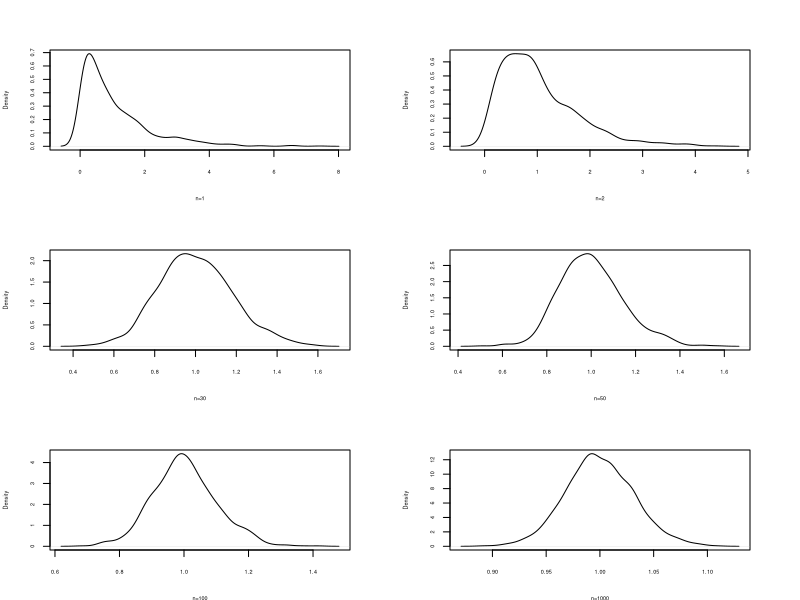
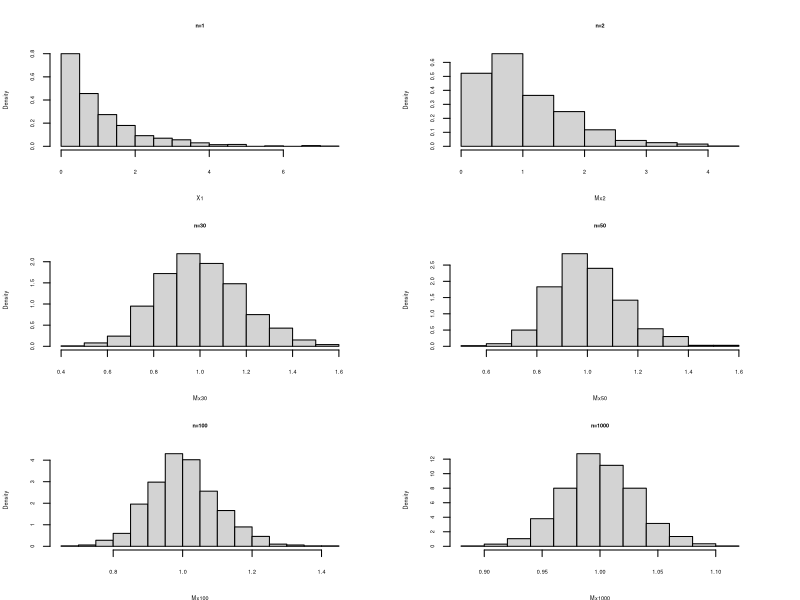
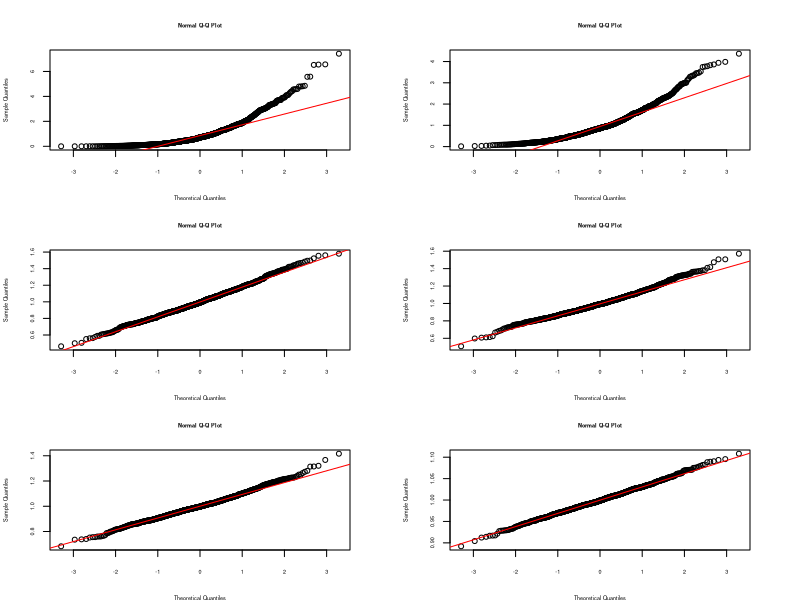

Generate these figures, in order, with R:
## ---- chunk 1
knitr::opts_chunk$set(echo = TRUE)


library(ggplot2)
library(ggfortify)
# colores
c0="#0DA5A6" # VERDE CLARO
c1="#E77C00" # NARANJA
c2="#6666FF" # AZUL  
c3="#4CBFBA" # VERDE CLARO  
c4="#E09600" # AMARILLO  
c5="#BC2B6A" # MORADO  

## ---- chunk 2
# Importa los datos en formato csv
# Base1=read.csv("~/Talleres/Base1.csv")
# visualiza los datos
# viewData(Base1)
# extre la muestra
# muestra1=Base1[sample(1:nrow(Base1),50,replace=F),] 
## ---- chunk 3
par(cex=0.5, cex.axis=.5, cex.lab=.5, cex.main=.5, cex.sub=.5,  mfrow=c(3,2), mai = c(.5, .5, .5, .5))
# Teorema Central del Límite-----------------------------
n=1000   #  numero de columnas (tamaño máximo de muestra)
m=1000*n
# Caso --------------------------------------------------
# distribución exponencial-------------------------------
X=matrix(rexp(m,1),ncol=n)

# generación de muestras-------------
X1=X[ ,1]            # n=1
X2=X[ ,1:2]          # n=2
X20=X[ ,1:20]        # n=20
X30=X[ ,1:30]        # n=30
X50=X[ ,1:50]        # n=50
X100=X[ ,1:100]      # n=100
X1000=X[ ,1:1000]    # n=1000

# generacion de medias---------------
Mx2=apply(X2,1,mean)        # medias de muestras de tamaño n=2
Mx20=apply(X20,1,mean)      # medias de muestras de tamaño n=20
Mx30=apply(X30,1,mean)      # medias de muestras de tamaño n=30
Mx50=apply(X50,1,mean)      # medias de muestras de tamaño n=50
Mx100=apply(X100,1,mean)    # medias de muestras de tamaño n=100
Mx1000=apply(X1000,1,mean)  # medias de muestras de tamaño n=1000

# generación de densidad empírica --
d=density(X1)
d2=density(Mx2)
#d20=density(Mx20)
d30=density(Mx30)
d50=density(Mx50)
d100=density(Mx100)
d1000=density(Mx1000)

# Gráficos de densidad -------------------------------
# histogramas  de comparacion-------------------------
plot(d, main=" ", xlab = "n=1")
plot(d2,main=" ", xlab = "n=2")
#plot(d20, main="", xlab = "n=20")
plot(d30, main=" ", xlab = "n=30")
plot(d50, main=" ", xlab = "n=50")
plot(d100, main=" ", xlab = "n=100")
plot(d1000,main=" ", xlab="n=1000")

# histogramas  de comparacion--------------------------
hist(X1,  main = "n=1", freq=FALSE)
hist(Mx2, main ="n=2", freq=FALSE) 
# hist(Mx20, main = "n=20",freq=FALSE)
hist(Mx30, main = "n=30",freq=FALSE) 
hist(Mx50, main = "n=50",freq=FALSE) 
hist(Mx100, main = "n=100", freq=FALSE) 
hist(Mx1000, main = "n=1000", freq = FALSE) 

# histogramas  de comparacion--------------------------
qqnorm(X1) ; qqline(X1, col="red")
qqnorm(Mx2) ; qqline(Mx2, col="red")
# qqnorm(Mx20) ; qqline(Mx20, col="red")
qqnorm(Mx30) ; qqline(Mx30, col="red")
qqnorm(Mx50) ; qqline(Mx50, col="red")
qqnorm(Mx100) ; qqline(Mx100, col="red")
qqnorm(Mx1000) ; qqline(Mx1000, col="red")
